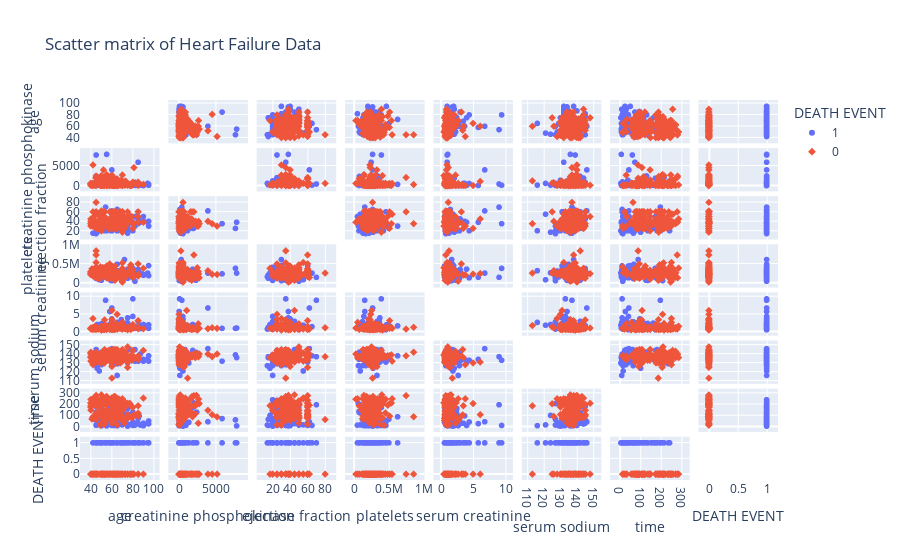

The notebook cell saved with this chart:
### Markdown cell above
### Scatter Plot

### Code cell
import plotly.express as px
import plotly
df_8281 = heart_group2.loc[:,numerical]
df_8281.loc[:,'DEATH_EVENT'] = heart_group2.loc[:,'DEATH_EVENT']
df_8281.DEATH_EVENT = df_8281.DEATH_EVENT.astype('category')

fig = px.scatter_matrix(df_8281,
                        symbol="DEATH_EVENT", 
                        color = 'DEATH_EVENT',
                        title="Scatter matrix of Heart Failure Data", 
                        labels={col:col.replace('_', ' ') for col in df_8281.columns},
                        ) 
fig.update_traces(diagonal_visible=False)
fig.show()

plotly.offline.plot(fig, image_filename='scatterplot', image='svg')

### Figure 1 — Plotly figure (JSON) as saved in the notebook; plotly's stock layout.template omitted (floating-point values rounded to 4 significant figures; data arrays with more than 128 entries replaced by an {"elided": "..."} marker saying what was removed)
{"data": [{"diagonal": {"visible": false}, "dimensions": [{"axis": {"matches": true}, "label": "age", "values": [75, 55, 65, 50, 65, 90, 75, 60, 65, 80, 75, 62, 45, 50, 82, 87, 45, 70, 48, 65, 68, 75, 80, 95, 70, 58, 82, 94, 85, 50, 65, 69, 90, 82, 60, 70, 50, 70, 60, 50, 51, 60, 80, 57, 68, 53, 60, 70, 60, 95, 49, 72, 45, 50, 45, 60, 42, 72, 70, 65, 85, 69, 60, 60, 59, 60, 72, 85, 70, 86, 60, 46, 80, 72, 75, 72, 50, 45, 80, 59, 59, 65, 75, 58, 60.67, 50, 60, 45, 77, 48, 54, 73, 60, 55, 65, 55]}, {"axis": {"matches": true}, "label": "creatinine phosphokinase", "values": [582, 7861, 146, 111, 160, 47, 246, 315, 157, 123, 81, 231, 981, 168, 379, 149, 582, 125, 582, 128, 220, 582, 148, 112, 122, 60, 70, 582, 23, 249, 94, 582, 60, 855, 235, 582, 124, 571, 588, 582, 1380, 582, 553, 129, 577, 91, 3964, 69, 260, 371, 789, 364, 7702, 318, 582, 68, 250, 110, 161, 113, 5882, 582, 47, 76, 280, 154, 328, 129, 143, 582, 582, 168, 805, 943, 582, 233, 2334, 2442, 776, 66, 176, 395, 99, 145, 104, 582, 1896, 582, 418, 131, 427, 582, 166, 2017, 258, 1199]}, {"axis": {"matches": true}, "label": "ejection fraction", "values": [20, 38, 20, 20, 20, 40, 15, 60, 65, 35, 38, 25, 30, 38, 50, 38, 14, 25, 55, 30, 35, 30, 38, 40, 45, 38, 30, 38, 45, 35, 50, 35, 50, 50, 38, 20, 30, 45, 60, 38, 25, 38, 20, 30, 25, 20, 62, 50, 38, 30, 20, 20, 25, 40, 35, 20, 15, 25, 25, 25, 35, 20, 20, 25, 25, 25, 30, 60, 60, 38, 40, 17, 38, 25, 30, 45, 35, 30, 38, 20, 25, 25, 38, 25, 30, 50, 25, 20, 45, 30, 70, 20, 30, 25, 25, 20]}, {"axis": {"matches": true}, "label": "platelets", "values": [265000, 263400.0, 162000, 210000, 327000, 204000, 127000, 454000, 263400.0, 388000, 368000, 253000, 136000, 276000, 47000, 262000, 166000, 237000, 87000, 297000, 289000, 263400.0, 149000, 196000, 284000, 153000, 200000, 263400.0, 360000, 319000, 188000, 228000, 226000, 321000, 329000, 263400.0, 153000, 185000, 194000, 310000, 271000, 451000, 140000, 395000, 166000, 418000, 263400.0, 351000, 255000, 461000, 319000, 254000, 390000, 216000, 385000, 119000, 213000, 274000, 244000, 497000, 243000, 266000, 204000, 196000, 302000, 210000, 621000, 306000, 351000, 263400.0, 217000, 271000, 263400.0, 338000, 225000, 235000, 75000, 334000, 192000, 70000, 221000, 265000, 224000, 219000, 389000, 153000, 365000, 126000, 223000, 244000, 151000, 263400.0, 62000, 314000, 198000, 263400.0]}, {"axis": {"matches": true}, "label": "serum creatinine", "values": [1.9, 1.1, 1.3, 1.9, 2.7, 2.1, 1.2, 1.1, 1.5, 9.4, 4, 0.9, 1.1, 1.1, 1.3, 0.9, 0.8, 1, 1.9, 1.6, 0.9, 1.83, 1.9, 1, 1.3, 5.8, 1.2, 1.83, 3, 1, 1, 3.5, 1, 1, 3, 1.83, 1.2, 1.2, 1.1, 1.9, 0.9, 0.6, 4.4, 1, 1, 1.4, 6.8, 1, 2.2, 2, 1.1, 1.3, 1, 2.3, 1, 2.9, 1.3, 1, 1.2, 1.83, 1, 1.2, 0.7, 2.5, 1, 1.7, 1.7, 1.2, 1.3, 1.83, 3.7, 2.1, 1.1, 1.7, 1.83, 2.5, 0.9, 1.1, 1.3, 2.4, 1, 1.2, 2.5, 1.2, 1.5, 0.6, 2.1, 1.6, 1.8, 1.6, 9, 1.83, 1.7, 1.1, 1.4, 1.83]}, {"axis": {"matches": true}, "label": "serum sodium", "values": [130, 136, 129, 137, 116, 132, 137, 131, 138, 133, 131, 140, 137, 137, 136, 140, 127, 140, 121, 136, 140, 134, 144, 138, 136, 134, 132, 134, 132, 128, 140, 134, 134, 145, 142, 134, 136, 139, 142, 135, 130, 138, 133, 140, 138, 139, 146, 134, 132, 132, 136, 136, 139, 131, 145, 127, 136, 140, 142, 135, 132, 134, 139, 132, 141, 135, 138, 132, 137, 134, 134, 124, 134, 139, 134, 135, 142, 139, 135, 134, 136, 136, 134, 137, 136, 134, 144, 135, 145, 130, 137, 134, 127, 138, 129, 134]}, {"axis": {"matches": true}, "label": "time", "values": [4, 6, 7, 7, 8, 8, 10, 10, 10, 10, 10, 10, 11, 11, 13, 14, 14, 15, 15, 20, 20, 23, 23, 24, 26, 26, 26, 27, 28, 28, 29, 30, 30, 30, 30, 31, 32, 33, 33, 35, 38, 40, 41, 42, 43, 43, 43, 44, 45, 50, 55, 59, 60, 60, 61, 64, 65, 65, 66, 67, 72, 73, 73, 77, 78, 82, 88, 90, 90, 95, 96, 100, 109, 111, 113, 115, 126, 129, 130, 135, 150, 154, 162, 170, 171, 172, 172, 180, 180, 193, 196, 198, 207, 214, 235, 241]}, {"axis": {"matches": true}, "label": "DEATH EVENT", "values": [1, 1, 1, 1, 1, 1, 1, 1, 1, 1, 1, 1, 1, 1, 1, 1, 1, 1, 1, 1, 1, 1, 1, 1, 1, 1, 1, 1, 1, 1, 1, 1, 1, 1, 1, 1, 1, 1, 1, 1, 1, 1, 1, 1, 1, 1, 1, 1, 1, 1, 1, 1, 1, 1, 1, 1, 1, 1, 1, 1, 1, 1, 1, 1, 1, 1, 1, 1, 1, 1, 1, 1, 1, 1, 1, 1, 1, 1, 1, 1, 1, 1, 1, 1, 1, 1, 1, 1, 1, 1, 1, 1, 1, 1, 1, 1]}], "hovertemplate": "DEATH EVENT=1<br>%{xaxis.title.text}=%{x}<br>%{yaxis.title.text}=%{y}<extra></extra>", "legendgroup": "1", "marker": {"color": "#636efa", "symbol": "circle"}, "name": "1", "showlegend": true, "type": "splom"}, {"diagonal": {"visible": false}, "dimensions": [{"axis": {"matches": true}, "label": "age", "values": {"elided": "203 float values"}}, {"axis": {"matches": true}, "label": "creatinine phosphokinase", "values": {"elided": "203 int values"}}, {"axis": {"matches": true}, "label": "ejection fraction", "values": {"elided": "203 int values"}}, {"axis": {"matches": true}, "label": "platelets", "values": {"elided": "203 float values"}}, {"axis": {"matches": true}, "label": "serum creatinine", "values": {"elided": "203 float values"}}, {"axis": {"matches": true}, "label": "serum sodium", "values": {"elided": "203 int values"}}, {"axis": {"matches": true}, "label": "time", "values": {"elided": "203 int values"}}, {"axis": {"matches": true}, "label": "DEATH EVENT", "values": {"elided": "203 int values"}}], "hovertemplate": "DEATH EVENT=0<br>%{xaxis.title.text}=%{x}<br>%{yaxis.title.text}=%{y}<extra></extra>", "legendgroup": "0", "marker": {"color": "#EF553B", "symbol": "diamond"}, "name": "0", "showlegend": true, "type": "splom"}], "layout": {"dragmode": "select", "legend": {"title": {"text": "DEATH EVENT"}, "tracegroupgap": 0}, "title": {"text": "Scatter matrix of Heart Failure Data"}}}
